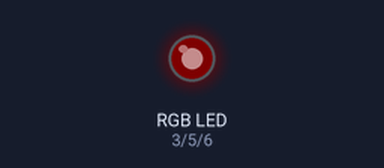
Bench run of a sketch on a simulated Arduino Uno, built with avr-gcc and run on an emulated ATmega328P. On the bench: an RGB LED mixed from three pins (HIGH = lit). Dim RGB values are drawn brighter than linear; what the sketch prints to the serial monitor is not drawn.

Above: at 0.05 s.
At 0.65 s:
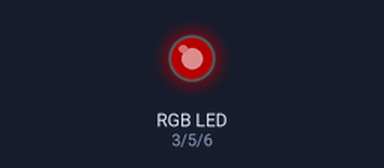
At 1.3 s:
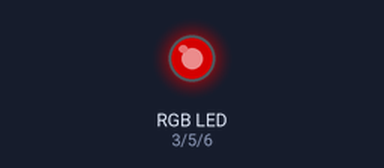
At 2.6 s:
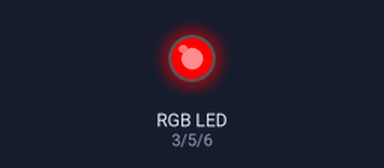
Timing chart, 0 to 6.0 s (numbered marks = the images above):
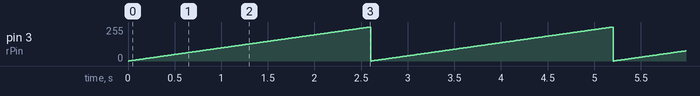

Measured:
- by itself, pin 3 (rPin): ramps from 0/255 to 255/255 and jumps back, once every 2.6 s

The sketch:

02-R-fade-FORloop.ino
```cpp
// RGB FADE
// single RGB channel is FADED with a FOR... loop
// https://www.arduino.cc/reference/en/language/structure/control-structure/for/

// note -- the WHOLE FADE happens inside a single loop

// each RGB channel is like a single LED


// led PINs
int rPin = 3;
int gPin = 5;
int bPin = 6;

// led states


void setup() {
  // put your setup code here, to run once:

  // set pinModes
  pinMode(rPin, OUTPUT);
  pinMode(gPin, OUTPUT);
  pinMode(bPin, OUTPUT);

  // start serial
  Serial.begin(9600);
}

void loop() {

  // put your main code here, to run repeatedly:
  Serial.println("loop");

  for (int brightness = 0; brightness <= 255; brightness ++) {
     analogWrite( rPin, brightness);
     delay(10);
     Serial.println(brightness);
  }
}
```
